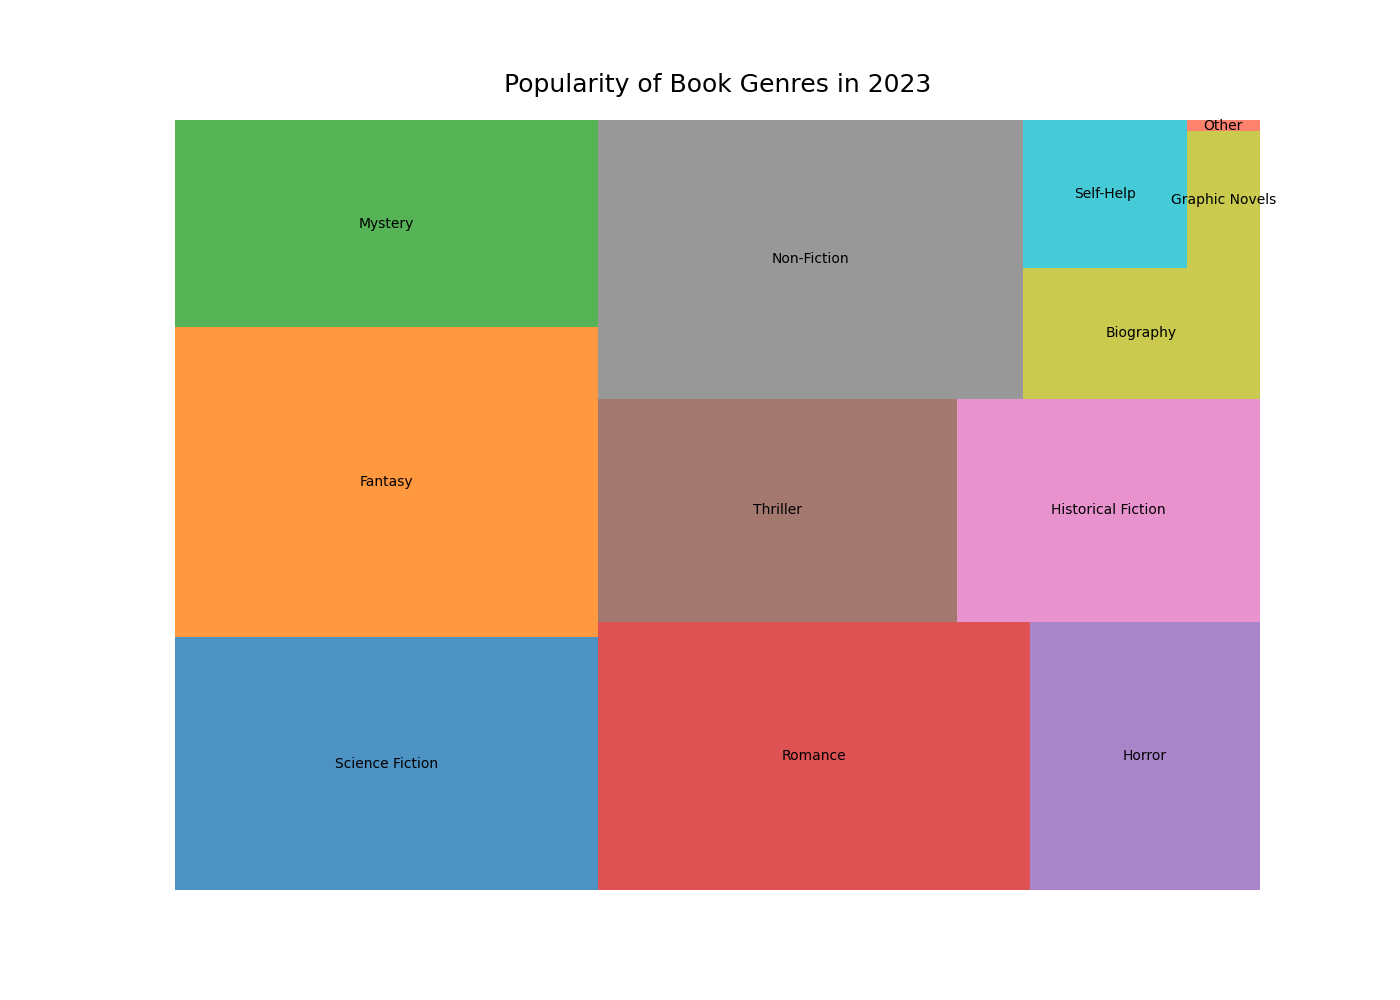

The Python source for this figure:

import matplotlib.pyplot as plt
import squarify

genres = ['Science Fiction', 'Fantasy', 'Mystery', 'Romance', 'Horror', 'Thriller',
          'Historical Fiction', 'Non-Fiction', 'Biography', 'Self-Help', 'Graphic Novels', 'Other']
market_share = [12.8, 15.7, 10.5, 13.9, 7.4, 9.6, 8.1, 14.2, 3.7, 2.9, 1.2, 0.1]

colors = ['#1f77b4', '#ff7f0e', '#2ca02c', '#d62728', '#9467bd', '#8c564b', 
          '#e377c2', '#7f7f7f', '#bcbd22', '#17becf', '#bcbd22', '#ff6347']

plt.figure(figsize=(14, 10))
squarify.plot(sizes=market_share, label=genres, color=colors, alpha=0.8)

plt.title('Popularity of Book Genres in 2023', fontsize=18, pad=20)
plt.axis('off')

plt.show()
